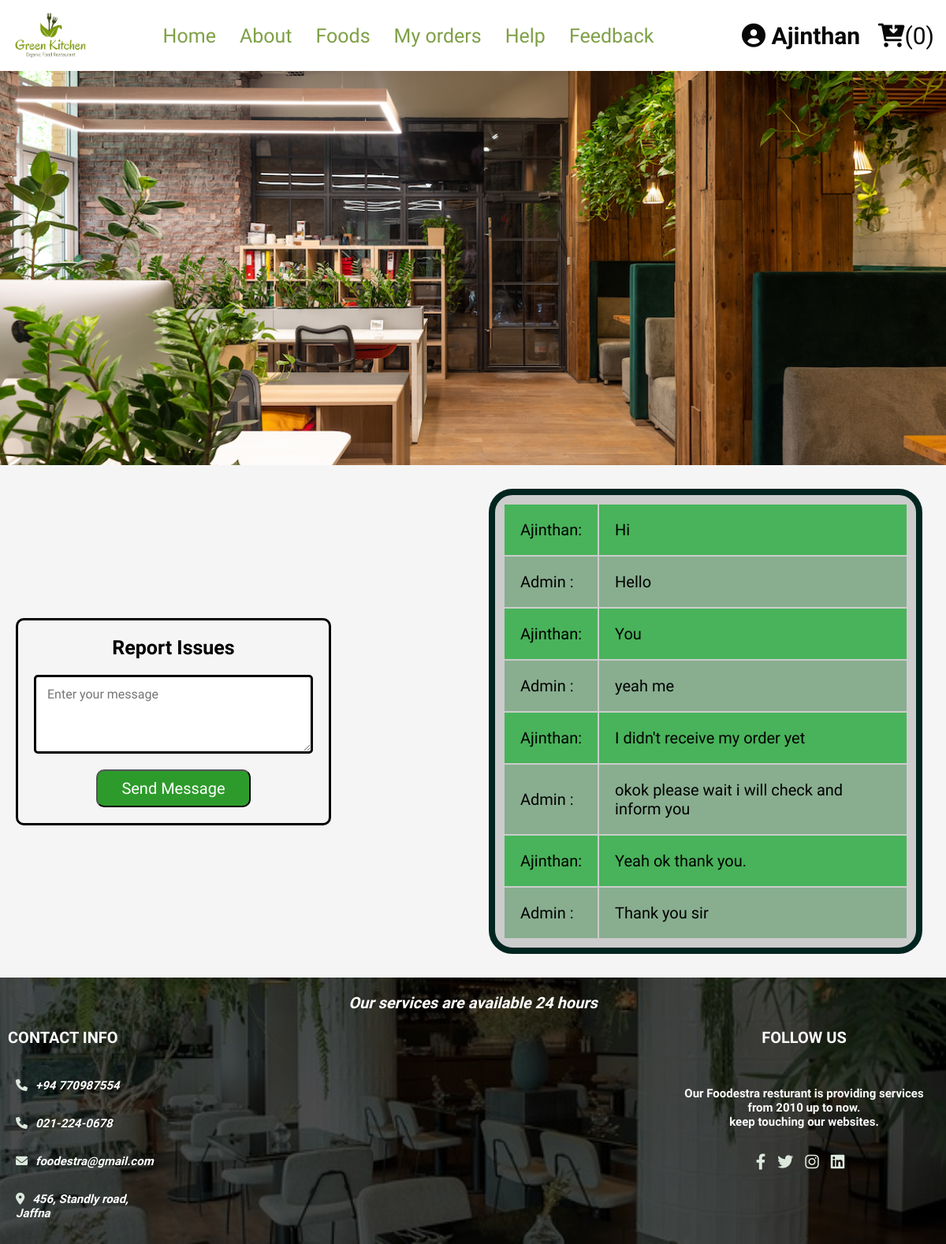
The page /help_line.php (signed in) on the database its author committed.
### tables this page shows
CREATE TABLE IF NOT EXISTS `help` (
  `msg_id` int NOT NULL AUTO_INCREMENT,
  `user_id` int NOT NULL,
  `user_name` varchar(100) NOT NULL,
  `phone_no` varchar(12) NOT NULL,
  `email` varchar(100) NOT NULL,
  `message` varchar(1000) NOT NULL,
  `reply` varchar(1000) DEFAULT NULL,
  PRIMARY KEY (`msg_id`),
  KEY `user_id` (`user_id`)
);

### help_line.php (the view, shortened to what this page needs)
<?php
include 'connection.php';
$user_id = $_SESSION['user_id'];
?>
<!DOCTYPE html>
<html lang="en">
<head>
   <link rel="stylesheet" href="https://cdnjs.cloudflare.com/ajax/libs/font-awesome/6.0.0/css/all.min.css">
   <link rel="stylesheet" href="css/style19.css">
</head>
<body>
<?php include 'header.php'; ?>
<div class="heading">
</div>
<section class="contact">
   <form action="" method="post">
      <h3>Report issues</h3>
      <textarea name="message" class="box" placeholder="Enter your message" id="" cols="40" rows="10"></textarea>
      <input type="submit" value="send message" name="send" class="home-btn">
   </form>
      <table>
         <?php
         $get_reply= mysqli_query($conn, "SELECT * FROM help where user_id= '$user_id' ") or die('query failed');
         while($fetch_replies = mysqli_fetch_assoc($get_reply)){
         ?>
            <tr id="user">
               <td ><?php echo $_SESSION['user_name'].':' ?></td>
               <td ><?php echo $fetch_replies['message'];?></td>
            </tr>
            <tr id="admin">
               <td ><?php echo "Admin   :"?></td>
               <td ><?php echo $fetch_replies['reply'];?></td>
               </tr>
         <?php
            }
         ?>
      </table>
</section>
<?php include 'footer.php'; ?>
</body>
</html>

### css/style19.css (style rules this page uses)
* { font-family: 'Averia Gruesa Libre'; margin:0; padding:0; box-sizing: border-box; text-decoration: none; }
html { font-size: 62.5%; overflow-x: hidden; }
section { padding:30px 20px; }
.btn, .option-btn, .delete-btn, .home-btn { display: inline-block; margin-top: 10px; padding:10px 30px; cursor: pointer; color:white; font-size: 20px; border-radius: 10px; text-transform: capitalize; }
.home-btn { background-color: rgb(45, 155, 43); }
.heading { height: 500px; display: flex; flex-flow: column; align-items: center; justify-content: center; gap:10px; background: url(../images/studio-ris-natural-office-makeover-3.jpg) no-repeat; background-size: cover; background-position: center; text-align: center; }
.myorder .myview table,th,td { border :3px solid black; border-collapse: collapse; padding: 20px; margin: 10px auto; }
.myorder .myview th,td { text-align: center; font-size: 20px; border: none; }
.contact { width:1200px; display: grid; grid-template-columns: repeat(auto-fit, 550px); align-items: center; gap:50px; margin:0 auto; background-color:#f5f5f5; }
.contact form { border-radius: 10px; border:3px solid black; padding:20px; max-width:400px; text-align: center; }
.contact form h3 { font-size: 25px; text-transform: capitalize; margin-bottom: 10px; color:black; }
.contact form .box { margin:10px 0; width: 100%; border:3px solid black; background-color: white; padding:12px 14px; font-size: 16px; color:black; border-radius: 5px; }
.contact form textarea { height: 100px; border:5px solid black; }
.contact table { border-radius: 30px; border:8px solid #00241f; padding:10px; max-width:800px; background-color:#ccc; }
.contact table td { padding:20px; text-align: left; }
#user { background-color: #48b35a; }
#admin { background-color: #88ae8f; }
.contacts form .inputBox input[type="text"],textarea { margin:10px 0; width: 100%; border:3px solid black; background-color: white; padding:12px 14px; font-size: 16px; color:black; border-radius: 5px; }

### rows shown on the page
help: message "Hi", reply "Hello"
help: message "You", reply "yeah me"
help: message "I didn't receive my order yet", reply "okok please wait i will check and inform you"
help: message "Yeah ok thank you.", reply "Thank you sir"

### other values the page prints
$_SESSION['user_name'] "Ajinthan"
$cart_rows_number "0"
